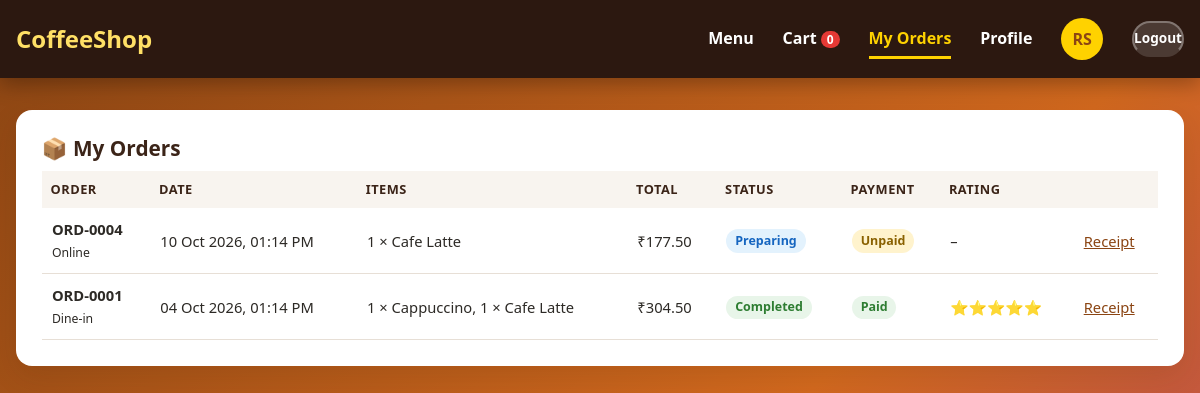
/my_orders.php (signed in), run on the app's committed database.
### tables this page shows
CREATE TABLE users (
    id            INT AUTO_INCREMENT PRIMARY KEY,
    name          VARCHAR(100) NOT NULL,
    email         VARCHAR(150) NOT NULL UNIQUE,
    phone         VARCHAR(20),
    password_hash VARCHAR(255) NOT NULL,
    role          ENUM('admin','staff','customer') NOT NULL DEFAULT 'customer',
    is_active     TINYINT(1) NOT NULL DEFAULT 1,
    created_at    DATETIME NOT NULL DEFAULT CURRENT_TIMESTAMP
);

CREATE TABLE orders (
    id               INT AUTO_INCREMENT PRIMARY KEY,
    order_no         VARCHAR(30) UNIQUE,
    customer_id      INT NULL,
    order_type       ENUM('dine_in','takeaway','online') NOT NULL DEFAULT 'dine_in',
    table_no         VARCHAR(10),
    status           ENUM('pending','preparing','ready','completed','cancelled') NOT NULL DEFAULT 'pending',
    subtotal         DECIMAL(10,2) NOT NULL DEFAULT 0,
    tax_rate         DECIMAL(5,2) NOT NULL DEFAULT 0,
    tax_amount       DECIMAL(10,2) NOT NULL DEFAULT 0,
    discount_percent DECIMAL(5,2) NOT NULL DEFAULT 0,
    discount_amount  DECIMAL(10,2) NOT NULL DEFAULT 0,
    extra_charges    DECIMAL(10,2) NOT NULL DEFAULT 0,
    total            DECIMAL(10,2) NOT NULL DEFAULT 0,
    payment_method   ENUM('cash','card','upi') NULL,
    payment_status   ENUM('unpaid','paid','refunded') NOT NULL DEFAULT 'unpaid',
    notes            VARCHAR(255),
    rating           TINYINT NULL,
    created_by       INT NULL,
    created_at       DATETIME NOT NULL DEFAULT CURRENT_TIMESTAMP,
    updated_at       DATETIME NOT NULL DEFAULT CURRENT_TIMESTAMP ON UPDATE CURRENT_TIMESTAMP,
    FOREIGN KEY (customer_id) REFERENCES customers(id) ON DELETE SET NULL,
    FOREIGN KEY (created_by) REFERENCES users(id) ON DELETE SET NULL,
    INDEX idx_created (created_at),
    INDEX idx_status (status)
);

### my_orders.php (the view, shortened to what this page needs)
<?php
require_once __DIR__ . '/includes/bootstrap.php';
require_once __DIR__ . '/includes/layout.php';
$user = require_role('customer');
$customer = customer_for_user($user);
$stmt = db()->prepare('SELECT o.*, (SELECT GROUP_CONCAT(CONCAT(quantity, " × ", item_name) SEPARATOR ", ")
                                    FROM order_items WHERE order_id = o.id) AS summary
                       FROM orders o WHERE customer_id = ? ORDER BY created_at DESC');
$stmt->execute([$customer['id']]);
$orders = $stmt->fetchAll();
page_head('My Orders', 'app-body');
customer_nav('orders');
?>
<main class="container app-content">
    <section class="panel">
        <h2>📦 My Orders</h2>
        <?php if (!$orders): ?>
            <p class="empty">No orders yet. <a href="<?= e(base_url('dashboard.php#menu')) ?>">Order something tasty</a>!</p>
        <?php else: ?>
            <div class="table-wrap">
                <table class="table">
                    <thead><tr><th>Order</th><th>Date</th><th>Items</th><th>Total</th><th>Status</th><th>Payment</th><th>Rating</th><th></th></tr></thead>
                    <tbody>
                    <?php foreach ($orders as $o): ?>
                        <tr>
                            <td><strong><?= e($o['order_no']) ?></strong><br><small><?= e(ORDER_TYPES[$o['order_type']]) ?></small></td>
                            <td><?= e(date('d M Y, h:i A', strtotime($o['created_at']))) ?></td>
                            <td><?= e($o['summary']) ?></td>
                            <td><?= e(money($o['total'])) ?></td>
                            <td><?= status_badge($o['status']) ?></td>
                            <td><?= status_badge($o['payment_status']) ?></td>
                            <td>
                                <?php if ($o['rating']): ?>
                                    <?= str_repeat('⭐', (int) $o['rating']) ?>
                                <?php else: ?>–<?php endif; ?>
                            </td>
                            <td><a href="<?= e(base_url('receipt.php?id=' . $o['id'])) ?>">Receipt</a></td>
                        </tr>
                    <?php endforeach; ?>
                    </tbody>
                </table>
            </div>
        <?php endif; ?>
    </section>
</main>
<?php
page_end();

### includes/layout.php (shortened to what this page needs)
<?php
function page_head(string $title, string $bodyClass = ''): void
{
    ?><!DOCTYPE html>
<html lang="en">
<head>
    <title><?= e($title) ?> | <?= e(setting('shop_name', 'Coffee Shop')) ?></title>
    <link rel="stylesheet" href="<?= e(base_url('assets/css/style.css')) ?>">
</head>
<body class="<?= e($bodyClass) ?>">
<?php
}
function page_end(): void
{
    ?>
</body>
</html>
<?php
}
    ?>
<?php
function customer_nav(string $active = ''): void
{
    $user = current_user();
    $cartCount = array_sum($_SESSION['cart'] ?? []);
    $links = ['dashboard' => ['Menu', 'dashboard.php'], 'cart' => ['Cart', 'cart.php'],
              'orders' => ['My Orders', 'my_orders.php'], 'profile' => ['Profile', 'profile.php']];
    ?>
<header class="appbar">
    <div class="container nav-inner">
        <a class="logo-flat" href="<?= e(base_url('dashboard.php')) ?>">CoffeeShop</a>
        <nav class="nav-links" id="app-links">
            <?php foreach ($links as $key => [$label, $href]): ?>
                <a href="<?= e(base_url($href)) ?>" class="<?= $key === $active ? 'active' : '' ?>">
                    <?= e($label) ?><?php if ($key === 'cart'): ?> <span class="cart-badge"><?= $cartCount ?></span><?php endif; ?>
                </a>
            <?php endforeach; ?>
            <span class="avatar" title="<?= e($user['name']) ?>"><?= e(initials($user['name'])) ?></span>
            <a class="btn btn-ghost btn-sm" href="<?= e(base_url('logout.php')) ?>">Logout</a>
        </nav>
    </div>
</header>
<?php
}
    ?>

### includes/bootstrap.php (shortened to what this page needs)
<?php
function db(): PDO
{
    static $pdo = null;
    if ($pdo === null) {
        $dsn = 'mysql:host=' . DB_HOST . ';port=' . DB_PORT . ';dbname=' . DB_NAME . ';charset=utf8mb4';
        try {
            $pdo = new PDO($dsn, DB_USER, DB_PASS, [
                PDO::ATTR_ERRMODE            => PDO::ERRMODE_EXCEPTION,
                PDO::ATTR_DEFAULT_FETCH_MODE => PDO::FETCH_ASSOC,
                PDO::ATTR_EMULATE_PREPARES   => false,
            ]);
            $pdo->exec("SET time_zone = '" . date('P') . "'");
        } catch (PDOException $e) {
            http_response_code(500);
            exit('<h2>Database connection failed</h2><p>Check config/config.php and make sure the '
                . 'database/coffeeshop.sql file has been imported.</p>');
        }
    }
    return $pdo;
}
function base_url(string $path = ''): string
{
    static $base = null;
    if ($base === null) {
        $root = str_replace('\\', '/', realpath(__DIR__ . '/..'));
        $doc  = str_replace('\\', '/', realpath($_SERVER['DOCUMENT_ROOT'] ?? '') ?: '');
        $base = ($doc !== '' && str_starts_with($root, $doc)) ? substr($root, strlen($doc)) : '';
        $base = rtrim($base, '/');
    }
    return $base . '/' . ltrim($path, '/');
}
function e($value): string
{
    return htmlspecialchars((string) $value, ENT_QUOTES, 'UTF-8');
}
function setting(string $name, string $default = ''): string
{
    static $cache = null;
    if ($cache === null) {
        $cache = db()->query('SELECT name, value FROM settings')->fetchAll(PDO::FETCH_KEY_PAIR);
    }
    return $cache[$name] ?? $default;
}
function money($amount): string
{
    return setting('currency', '₹') . number_format((float) $amount, 2);
}
function current_user(): ?array
{
    static $user = false;
    if ($user === false) {
        $user = null;
        if (!empty($_SESSION['user_id'])) {
            $stmt = db()->prepare('SELECT id, name, email, phone, role FROM users WHERE id = ? AND is_active = 1');
            $stmt->execute([$_SESSION['user_id']]);
            $user = $stmt->fetch() ?: null;
        }
    }
    return $user;
}
function require_login(): array
{
    $user = current_user();
    return $user;
}
function require_role(string ...$roles): array
{
    $user = require_login();
    return $user;
}
function initials(string $name): string
{
    $parts = preg_split('/\s+/', trim($name));
    $out = mb_substr($parts[0] ?? '', 0, 1) . (count($parts) > 1 ? mb_substr(end($parts), 0, 1) : mb_substr($parts[0] ?? '', 1, 1));
    return mb_strtoupper($out);
}
function status_badge(string $status): string
{
    return '<span class="badge badge-' . e($status) . '">' . e(ucwords(str_replace('_', ' ', $status))) . '</span>';
}

### assets/css/style.css (style rules this page uses)
:root { --brown: #6f4e37; --brown-dark: #3b2418; --brown-deep: #2c1810; --rust: #8b4513; --orange: #d2691e; --yellow: #ffd200; --yellow-soft: #ffe066; --cream: #f8f4ef; --text: #2d2a26; --muted: #6b645c; --border: #e7dfd6; --white: #ffffff; --green: #2e7d32; --red: #c62828; --radius: 16px; --shadow: 0 10px 30px rgba(60, 30, 10, .12); }
* { box-sizing: border-box; }
html { scroll-behavior: smooth; }
body { margin: 0; font-family: "Segoe UI", Arial, Helvetica, sans-serif; color: var(--text); background: var(--white); line-height: 1.5; }
a { color: var(--rust); }
h1, h2, h3, h4 { margin: 0 0 .5em; line-height: 1.2; }
.container { width: min(1200px, 100% - 32px); margin: 0 auto; }
.btn { display: inline-flex; align-items: center; justify-content: center; gap: .4em; padding: .7em 1.4em; border-radius: 999px; border: 2px solid transparent; font-weight: 700; font-size: .95rem; text-decoration: none; cursor: pointer; transition: transform .15s, box-shadow .15s, background .15s; font-family: inherit; }
.btn-sm { padding: .4em 1em; font-size: .85rem; }
.btn-ghost { background: rgba(255, 255, 255, .15); color: var(--white); border-color: rgba(255, 255, 255, .3); }
.nav-inner { display: flex; align-items: center; justify-content: space-between; min-height: 78px; gap: 1rem; flex-wrap: wrap; }
.logo-flat { color: var(--yellow-soft); font-weight: 800; font-size: 1.5rem; text-decoration: none; }
.nav-links { display: flex; align-items: center; gap: 1.8rem; }
.nav-links a { color: var(--white); font-weight: 600; text-decoration: none; padding: .4em 0; border-bottom: 3px solid transparent; }
.nav-links a.active, .nav-links a:hover { color: var(--yellow); border-bottom-color: var(--yellow); }
.badge { display: inline-block; padding: .2em .7em; border-radius: 999px; font-size: .78rem; font-weight: 700; white-space: nowrap; }
.badge-pending, .badge-unpaid { background: #fff3cd; color: #8a6100; }
.badge-preparing { background: #e3f2fd; color: #1565c0; }
.badge-completed, .badge-paid { background: #e8f5e9; color: var(--green); }
.app-body { background: linear-gradient(135deg, #8b4513 0%, #d2691e 60%, #b5485d 100%) fixed; min-height: 100vh; }
.appbar { background: var(--brown-deep); box-shadow: 0 6px 20px rgba(0, 0, 0, .3); position: sticky; top: 0; z-index: 50; }
.avatar { display: inline-grid; place-items: center; width: 42px; height: 42px; border-radius: 50%; background: var(--yellow); color: var(--rust); font-weight: 800; flex: 0 0 auto; }
.cart-badge { background: #e53935; color: var(--white); border-radius: 999px; padding: 0 .5em; font-size: .75rem; }
.app-content { padding: 2rem 0 4rem; }
.panel { background: var(--white); border-radius: var(--radius); padding: 1.6rem; box-shadow: var(--shadow); margin-bottom: 1.6rem; }
.panel h2 { color: var(--brown-dark); font-size: 1.3rem; }
.table-wrap { overflow-x: auto; }
.table { width: 100%; border-collapse: collapse; font-size: .92rem; }
.table th { text-align: left; background: var(--cream); color: var(--brown-dark); padding: .7em; font-size: .8rem; text-transform: uppercase; letter-spacing: .04em; }
.table td { padding: .7em; border-bottom: 1px solid var(--border); vertical-align: middle; }

### data on the page
users: name "RS"
orders: order_no "ORD-0004", order_type "Online", created_at "10 Oct 2026, 01:14 PM", summary "1 × Cafe Latte", total "₹177.50", status "Preparing Unpaid"
orders: order_no "ORD-0001", order_type "Dine-in", created_at "04 Oct 2026, 01:14 PM", summary "1 × Cappuccino, 1 × Cafe Latte", total "₹304.50", status "Completed Paid", rating "⭐⭐⭐⭐⭐"

### other printed values
$label "Menu"
$label "Cart"
$label "My Orders"
$label "Profile"
